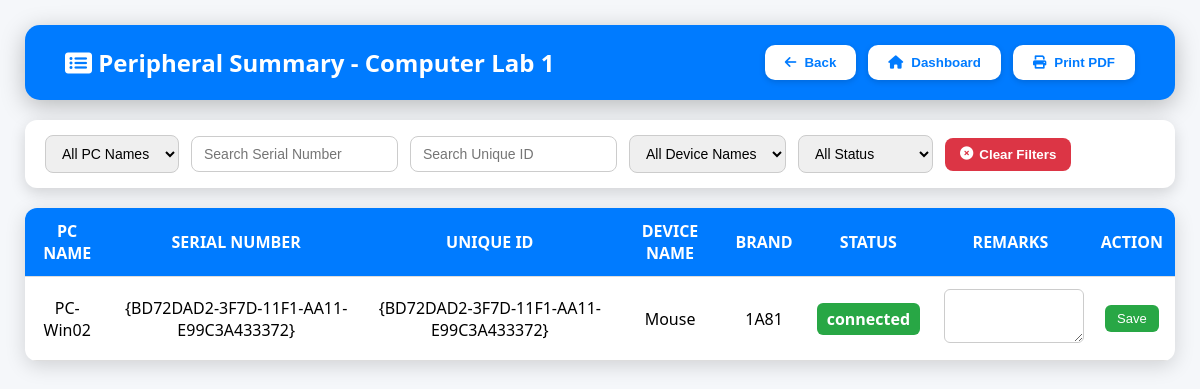
Before: /comlab/1/inventory/peripheral with the older database file.
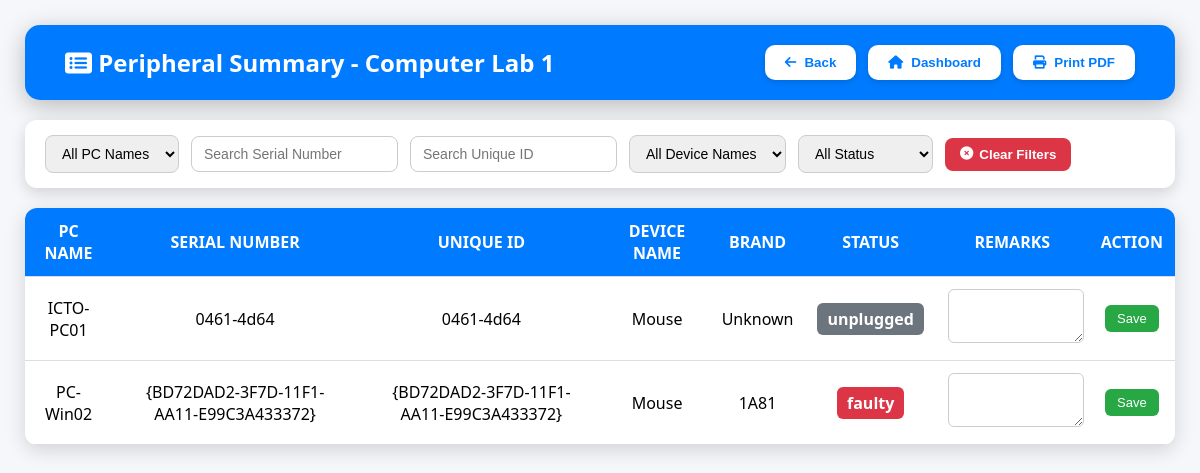
After: the same page with the newer database file.
### tables this page shows
CREATE TABLE peripherals(
    id INTEGER PRIMARY KEY AUTOINCREMENT,
    name text NOT NULL, 
    brand text NOT NULL, 
    serial_number text NOT NULL, 
    status text NOT NULL, 
    lab_id text NOT NULL, 
    assigned_pc text NOT NULL, unique_id TEXT, remarks TEXT, action text, disconnected_at TEXT, status_updated_at TEXT);

### app.py (the view)
@app.route("/comlab/<int:comlab_id>/inventory/peripheral")
def peripheral_summary(comlab_id):
    try:
        conn = sqlite3.connect(DB_FILE)
        conn.row_factory = sqlite3.Row
        cur = conn.cursor()
        cur.execute("""
            SELECT
                assigned_pc,name,brand,serial_number,unique_id,status,remarks
            FROM peripherals
            WHERE lab_id = ?
            ORDER BY assigned_pc ASC
        """, (comlab_id,))
        peripherals = cur.fetchall()
        conn.close()
        return render_template(
            "peripheral_summary.html",
            peripherals=peripherals,
            comlab_id=comlab_id
        )
    except Exception as e:
        return f"DB Error: {e}", 500

### templates/peripheral_summary.html (shortened to what this page needs)
<!DOCTYPE html>
<html lang="en">
<head>
<link rel="stylesheet" href="https://cdnjs.cloudflare.com/ajax/libs/font-awesome/6.0.0/css/all.min.css"/>
</head>
<body>
<header>
    <h2><i class="fa fa-list-alt"></i> Peripheral Summary - Computer Lab {{ comlab_id }}</h2>
    <div class="menu-buttons">
        <button onclick="window.location.href='/comlab/{{ comlab_id }}/inventory'"><i class="fas fa-arrow-left"></i> Back</button>
        <button onclick="window.location.href='/admin'"><i class="fas fa-home"></i> Dashboard</button>
        <button class="print-btn" onclick="window.print()"><i class="fas fa-print"></i> Print PDF</button>
    </div>
</header>
<div class="filters">
    <select id="filter-pc">
        <option value="">All PC Names</option>
    </select>
    <input type="text" id="filter-serial" placeholder="Search Serial Number">
    <input type="text" id="filter-unique" placeholder="Search Unique ID">
    <select id="filter-device">
        <option value="">All Device Names</option>
    </select>
    <select id="filter-status">
        <option value="">All Status</option>
    </select>
    <button class="clear-btn" id="clearFilters"><i class="fas fa-times-circle"></i> Clear Filters</button>
</div>
<table>
<thead>
<tr>
    <th>PC NAME</th>
    <th>SERIAL NUMBER</th>
    <th>UNIQUE ID</th>
    <th>DEVICE NAME</th>
    <th>BRAND</th>
    <th>STATUS</th>
    <th>REMARKS</th>
    <th>ACTION</th>
</tr>
</thead>
<tbody id="peripheralTable">
{% for p in peripherals %}
<tr>
    <td class="pc">{{ p.assigned_pc }}</td>
    <td class="serial">{{ p.serial_number }}</td>
    <td class="unique">{{ p.unique_id }}</td>
    <td class="device">{{ p.name }}</td>
    <td>{{ p.brand }}</td>
    <td class="status"><span class="badge {{ p.status }}">{{ p.status }}</span></td>
<td class="remarks" data-text="{{ p.remarks }}">
    <textarea id="remarks-{{ p.unique_id }}">{{ p.remarks }}</textarea>
</td>
    <td>
        <button class="save-btn" onclick="saveRemarks('{{ p.unique_id }}')">Save</button>
    </td>
</tr>
{% endfor %}
</tbody>
</table>
</body>
</html>

Changed rows visible on the page:
added peripherals: assigned_pc "ICTO-PC01", serial_number "0461-4d64", unique_id "0461-4d64", name "Mouse", brand "Unknown", status "unplugged"
changed peripherals "PC-Win02": status "connected" → "faulty"
